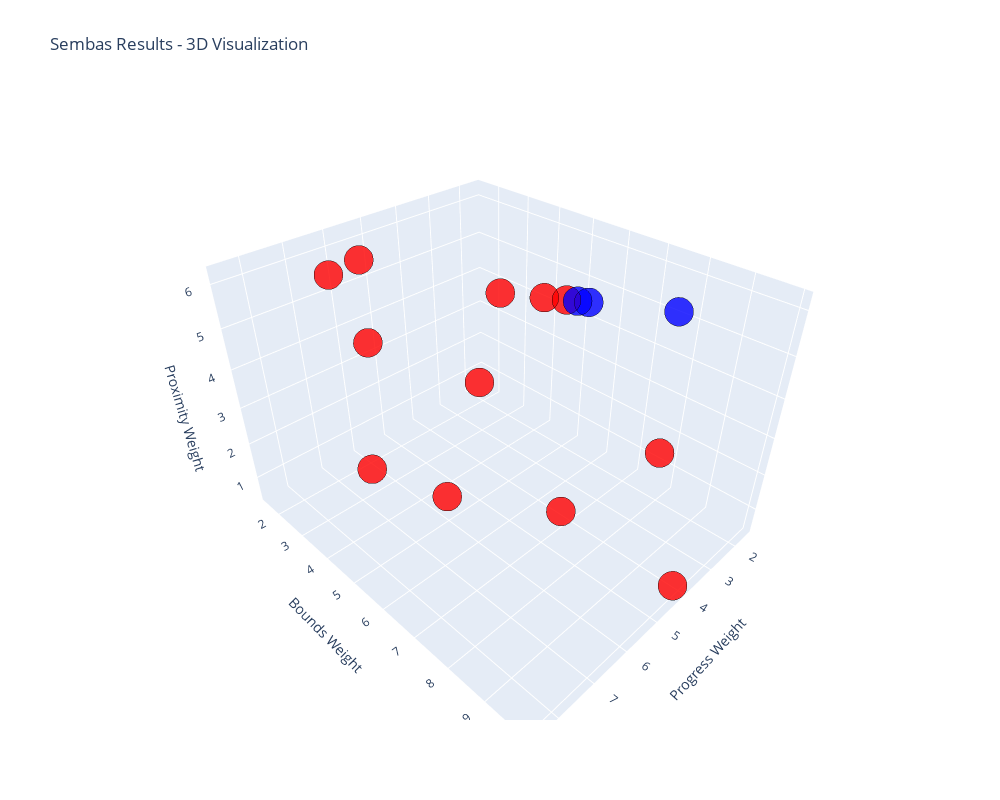

Here is the notebook cell this chart was saved with:
### Code cell
import json
import plotly.graph_objects as go

def plot_sembas_results():
    """
    Simple 3D scatter plot using Plotly - automatically loads results.json
    """
    # Load data from JSON file
    with open('results.json', 'r') as f:
        data = json.load(f)
    
    coords = data["requests"]
    results = data["results"]
    
    # Extract coordinates
    x = [pt[0] for pt in coords]
    y = [pt[1] for pt in coords]
    z = [pt[2] for pt in coords]
    
    # Create color mapping (0 = red/failed, 1 = blue/successful)
    colors = [1 if res else 0 for res in results]
    
    # Create 3D scatter plot
    fig = go.Figure(data=[go.Scatter3d(
        x=x,
        y=y,
        z=z,
        mode='markers',
        marker=dict(
            size=10,
            color=colors,
            colorscale=[[0, 'red'], [1, 'blue']],
            opacity=0.8,
            line=dict(width=2, color='black')
        ),
        text=[f'Point {i+1}<br>{"Successful" if res else "Failed"}<br>({x[i]:.2f}, {y[i]:.2f}, {z[i]:.2f})' 
              for i, res in enumerate(results)],
        hoverinfo='text'
    )])
    
    # Update layout
    fig.update_layout(
        title='Sembas Results - 3D Visualization',
        scene=dict(
            xaxis_title='Progress Weight',
            yaxis_title='Bounds Weight',
            zaxis_title='Proximity Weight'
        ),
        width=1000,
        height=800
    )
    
    fig.show()

if __name__ == "__main__":
    plot_sembas_results()

### Figure 1 — Plotly figure (JSON) as saved in the notebook; plotly's stock layout.template omitted (floating-point values rounded to 4 significant figures)
{"data": [{"hoverinfo": "text", "marker": {"color": [0, 0, 0, 0, 0, 0, 0, 0, 0, 1, 0, 1, 0, 0, 1], "colorscale": [[0, "red"], [1, "blue"]], "line": {"color": "black", "width": 2}, "opacity": 0.8, "size": 10}, "mode": "markers", "text": ["Point 1<br>Failed<br>(6.19, 1.53, 5.47)", "Point 2<br>Failed<br>(4.31, 9.23, 3.75)", "Point 3<br>Failed<br>(6.33, 2.98, 4.41)", "Point 4<br>Failed<br>(6.17, 2.76, 6.20)", "Point 5<br>Failed<br>(5.64, 8.02, 2.35)", "Point 6<br>Failed<br>(3.68, 3.64, 2.47)", "Point 7<br>Failed<br>(8.48, 5.90, 3.86)", "Point 8<br>Failed<br>(4.12, 9.91, 0.48)", "Point 9<br>Failed<br>(7.16, 6.37, 2.65)", "Point 10<br>Successful<br>(1.57, 7.60, 5.10)", "Point 11<br>Failed<br>(3.88, 4.56, 5.28)", "Point 12<br>Successful<br>(2.73, 6.08, 5.19)", "Point 13<br>Failed<br>(3.30, 5.32, 5.24)", "Point 14<br>Failed<br>(3.01, 5.70, 5.22)", "Point 15<br>Successful<br>(2.87, 5.89, 5.21)"], "type": "scatter3d", "x": [6.187, 4.31, 6.332, 6.172, 5.64, 3.681, 8.484, 4.118, 7.156, 1.571, 3.879, 2.725, 3.302, 3.014, 2.869], "y": [1.53, 9.23, 2.979, 2.761, 8.02, 3.637, 5.896, 9.905, 6.365, 7.596, 4.563, 6.08, 5.322, 5.701, 5.89], "z": [5.467, 3.755, 4.406, 6.204, 2.348, 2.468, 3.855, 0.479, 2.65, 5.103, 5.285, 5.194, 5.239, 5.216, 5.205]}], "layout": {"height": 800, "scene": {"xaxis": {"title": {"text": "Progress Weight"}}, "yaxis": {"title": {"text": "Bounds Weight"}}, "zaxis": {"title": {"text": "Proximity Weight"}}}, "title": {"text": "Sembas Results - 3D Visualization"}, "width": 1000}}
